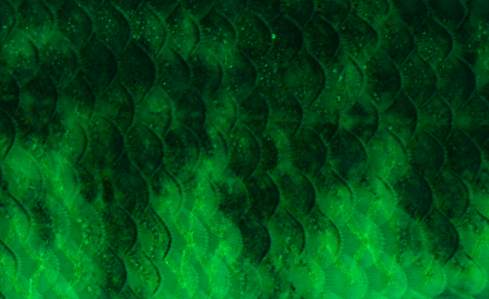
#> input picture Images/Crops/zonale/ZONA_MFKR_F08.tif, 489 x 299 px, found by its file name; its folder holds only this picture in this run
$ python resids.py
#> lines starting #> are read from the running program, lines starting #| are printed output that depends on the picture
### pspec.py
#!/usr/bin/env python
# -*- coding: utf-8 -*-

'''
This file contains methods to be used for the computation of the computation of
the Fourier power spectrum of images.
'''

import numpy as np
from numpy.fft import fft2, fftshift

__author__ = 'Samuel Hulse'
__email__ = 'hsamuel1@umbc.edu'

def get_pspec(image,
    bin_range=(10, 110),
    kaiser=True,
    color_model=True,
    n_bins=20,
    return_bins=False):

    if color_model:
        image = rgb_2_darter(image)
        image = image[:, :, 0] + image[:, :, 1]
        image = image / np.max(image)

    if kaiser:
        image = kaiser2D(image, 2)

    pspec = imfft(image)
    x, y = bin_pspec(pspec, n_bins, bin_range)
    slope = get_slope(x, y)

    if return_bins:
        return (x, y)
    else:
        return slope

def rgb_2_darter(image):
    im_out = np.zeros([image.shape[0], image.shape[1], 3], dtype = np.float32)

    im_out[:, :, 1] = (140.7718694130528 +
        0.021721843447502408  * image[:, :, 0] +
        0.6777093385296341    * image[:, :, 1] +
        0.2718422677618606    * image[:, :, 2] +
        1.831294521246718E-8  * image[:, :, 0] * image[:, :, 1] +
	    3.356941424659517E-7  * image[:, :, 0] * image[:, :, 2] +
	    -1.181401963067949E-8 * image[:, :, 1] * image[:, :, 2])
    im_out[:, :, 0] = (329.4869869234302 +
	    0.5254935133632187    * image[:, :, 0] +
	    0.3540642397052902    * image[:, :, 1] +
	    0.0907634883372674    * image[:, :, 2] +
	    9.245344681241058E-7  * image[:, :, 0] * image[:, :, 1] +
	    -6.975682782165032E-7 * image[:, :, 0] * image[:, :, 2] +
	    5.828585657562557E-8  * image[:, :, 1] * image[:, :, 2])

    return im_out

def rotavg(data):
    center = np.divide(data.shape, 2)
    x_sample = np.linspace(0, data.shape[0], data.shape[0])
    y_sample = np.linspace(0, data.shape[1], data.shape[1])
    x, y = np.meshgrid(y_sample, x_sample)

    x = np.absolute(x - center[1])
    y = np.absolute(y - center[0])
    dist_matrix = np.sqrt(x**2 + y**2)

    max_dist = np.sqrt(np.sum(np.square(center)))
    n_bins = int(np.ceil(max_dist))
    bins = np.linspace(0, max_dist, n_bins)

    radialprofile = np.zeros(n_bins - 1)

    for i in range(len(bins[0:-1])):
        filter = np.zeros(data.shape)
        filter[np.logical_and(
            dist_matrix >= bins[i],
            dist_matrix < bins[i+1])] = 1

        radialprofile[i] = np.sum(filter * data) / np.sum(filter)

    return radialprofile

def bin_pspec(data, n_bins, bin_range):
    bins = np.logspace(np.log(bin_range[0]),
        np.log(bin_range[1]),
        n_bins,
        base = np.e)
    x = np.linspace(1, len(data), len(data))

    bins_x = []
    bins_y = []

    for i in range(len(bins[0:-1])):
        bin_x = np.mean(x[np.logical_and(
            x >= bins[i],
            x < bins[i+1])])
        bins_x.append(bin_x)

        bin_y = np.mean(data[np.logical_and(
            x >= bins[i],
            x < bins[i+1])])
        bins_y.append(bin_y)

    return (bins_x, bins_y)

def get_slope(x, y):
    x, y = np.log((x, y))
    slope = np.polyfit(x, y, 1)[0]

    return slope

def kaiser2D(img, alpha):
    #Calculate the 2D Kaiser-Bessel window as the outer product of the 1D window with itself
    kaiser = np.kaiser(img.shape[0], alpha*np.pi)
    A = np.outer(kaiser, kaiser)

    #Normalize by the sum of squared weights
    w = np.sum(A*A)
    A = A / w

    #Apply the window by performing elementwise multiplication
    imout = np.multiply(img, A)
    return imout

def imfft(image):
    imfft = fftshift(fft2(image))
    impfft = np.absolute(imfft) ** 2
    pspec = rotavg(impfft)

    return pspec

### resids.py
#!/usr/bin/env python
# -*- coding: utf-8 -*-

'''
Code used to generate figures
'''

import numpy as np
import pandas as pd
import seaborn as sns
import imageio
import os
import cv2
import csv

from scipy import misc, optimize
from matplotlib import pyplot as plt
import matplotlib.patches as patches
from numpy.fft import fft2, fftshift

from pspec import *

# Resizing parameters
fish_sample = 250

# Sampling parameters
fish_range = (10, 125)

base_dir = '~/Projects/Fourier-Analysis/Stats/'

#Darter image processing
path = '/home/mlab/Projects/Fourier-Analysis/Images/Crops'
folders = os.listdir(path)
counter = 0

skipped = 0
shape=[]
resids = np.zeros([19,576])
vals = [15,19]
for folder in folders:
    current_path = os.path.join(path, folder)
    files = os.listdir(current_path)

    for image in files:
        if image.endswith('.tif'):

            img_path = os.path.join(current_path, image)
            img = imageio.imread(img_path)
#> img is the input picture: shape (299, 489, 3) uint16; mean R, G, B 11.5, 2972.6, 908.2
            shape.append(img.shape)

            sample_dim=fish_sample

            if (np.min(img.shape[0:2]) < fish_sample):
                skipped = skipped+1
                continue

            sample_domain = np.subtract(img.shape[0:2], (sample_dim, sample_dim))
#> sample_domain = [49, 239]
            if sample_domain[0] == 0: sample_x = 0
            else: sample_x = np.random.randint(0, sample_domain[0])
#> sample_x = 44
            if sample_domain[1] == 0: sample_y = 0
            else: sample_y = np.random.randint(0, sample_domain[1])
#> sample_y = 47
            sample = img[sample_x: sample_x + sample_dim, sample_y: sample_y + sample_dim]
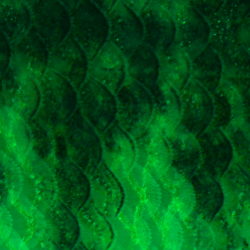
#> sample: shape (250, 250, 3) uint16; mean R, G, B 13.5, 3028.7, 891.8; drawn with min black and max white

            x, y = get_pspec(sample, bin_range=fish_range, return_bins=True)
#> in rgb_2_darter, `im_out[:, :, 1] = (140.7718694130528 + 0.021721843447502408  * image[:..`:
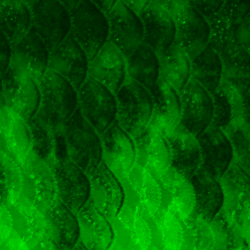
#> im_out: shape (250, 250, 3) float32; mean R, G, B 0, 2436, 0; drawn with min black and max white
#> in rgb_2_darter, `im_out[:, :, 0] = (329.4869869234302 + 0.5254935133632187    * image[:..`:
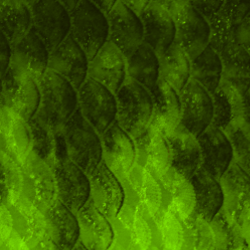
#> im_out: shape (250, 250, 3) float32; mean R, G, B 1490.1, 2436, 0; drawn with min black and max white
#> in get_pspec, `image = image[:, :, 0] + image[:, :, 1]`:
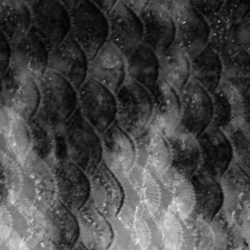
#> image: shape (250, 250) float32; min 1289, max 10679, mean 3926.2; drawn with min black and max white
#> in get_pspec, `image = image / np.max(image)`:
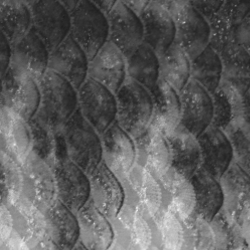
#> image: shape (250, 250) float32; min 0.121, max 1, mean 0.368
#> in kaiser2D, `imout = np.multiply(img, A)`:
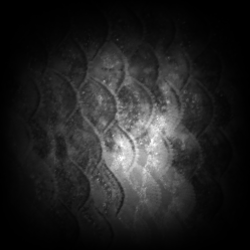
#> imout: shape (250, 250) float64; min 2.5e-09, max 7.44e-05, mean 1.05e-05; drawn with min black and max white
#> after the loop in rotavg, `for i in range(len(bins[0:-1])):`:
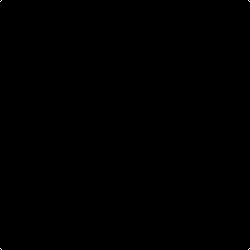
#> filter: shape (250, 250) float64; values 0 (black) and 1 (white), 0.01% white in thin lines or dots
#> after the loop in rotavg, `for i in range(len(bins[0:-1])):`: radialprofile = 176 values, max 0.171 at index 0, min 1.03e-09 at index 168, mean 0.00122
#> in imfft, `pspec = rotavg(impfft)`: pspec has the same summary as radialprofile in rotavg
#> in get_pspec, `pspec = imfft(image)`: pspec has the same summary as radialprofile in rotavg
#> in bin_pspec, `x = np.linspace(1, len(data), len(data))`: x = 176 values from 1 to 176
#> the loop in bin_pspec, `for i in range(len(bins[0:-1])):` made 19 passes
#> (bin_x, bin_y) on passes 1 to 12: (10.5, 1.65e-05), (12.5, 1.26e-05), (14, 1.53e-05), (16, 1.18e-05), (18.5, 4.63e-06), (21, 4.29e-06), (24, 3.19e-06), (27, 2.09e-06), (31, 1.72e-06), (35.5, 1.66e-06), (40.5, 1.42e-06), (46.5, 7.72e-07)
#> after the loop in bin_pspec, `for i in range(len(bins[0:-1])):`: bins_x = [10.5, 12.5, 14, 16, 18.5, 21, 24, 27, 31, 35.5, 40.5, 46.5, 53, 60.5, 69, 78.5, 89.5, 102.5, 117]; bins_y = [1.65e-05, 1.26e-05, 1.53e-05, 1.18e-05, 4.63e-06, 4.29e-06, 3.19e-06, 2.09e-06, 1.72e-06, 1.66e-06, 1.42e-06, 7.72e-07, 4.46e-07, 2.72e-07, 1.37e-07, 7.98e-08, 4.12e-08, 2.12e-08, 1.05e-08]
#> in get_pspec, `x, y = bin_pspec(pspec, n_bins, bin_range)`: x has the same summary as bins_x in bin_pspec; y has the same summary as bins_y in bin_pspec
#> in get_slope, `x, y = np.log((x, y))`: x = 19 values from 2.35 to 4.76; y = 19 values, max -11.01 at index 0, min -18.37 at index 18, mean -13.9
#> in get_slope, `slope = np.polyfit(x, y, 1)[0]`: slope = -2.98
#> x has the same summary as bins_x in bin_pspec; y has the same summary as bins_y in bin_pspec

            model = np.poly1d(np.polyfit(x[vals[0]:vals[1]], y[vals[0]:vals[1]], 1))

            for i in range(len(x)):
                resids[i, counter] = model(x[i]) - y[i]
#> this loop made 19 passes

            counter = counter + 1

from scipy import stats
F = stats.f_oneway(
resids[16,:],
resids[17,:],
resids[18,:])
#> F = (1.27, 0.282)

means = np.mean(resids, axis=1)
#> means = 19 values, max 1.7e-11 at index 16, min -2.84e-08 at index 0, mean -6.82e-09
error = np.std(resids, axis=1)
#> error = 19 values, max 6.81e-07 at index 0, min 3e-10 at index 17, mean 1.64e-07
x = np.linspace(0, 1, 19)

plt.errorbar(x, means, yerr=error)


# Resizing parameters
hab_size = (600, 900)
hab_sample = 400
fish_size = (200, 200)
fish_sample = 200

# Sampling parameters
hab_range = (10, 220)
fish_range = (10, 110)
n_samples = 1


#Habitat image processing
path = './Images/Catagorized'
#> (the run stopped early here; a loop or call above may not have finished)
